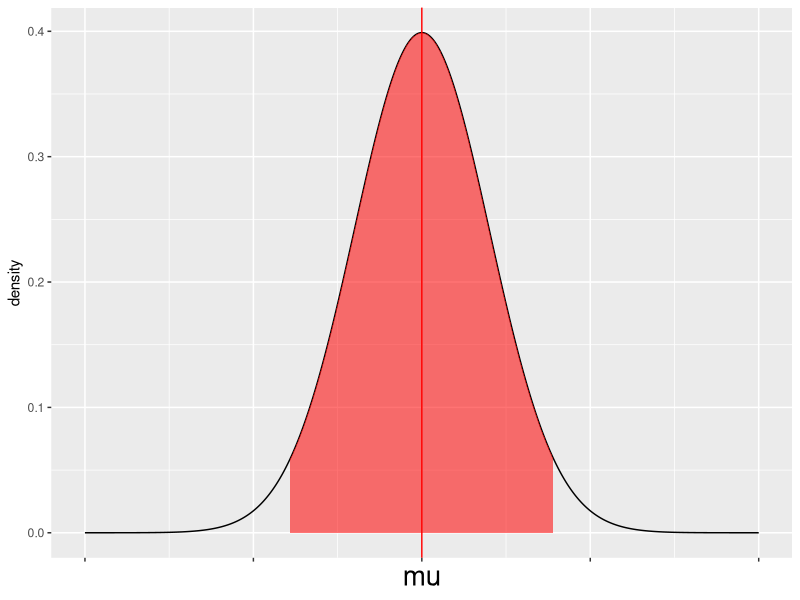
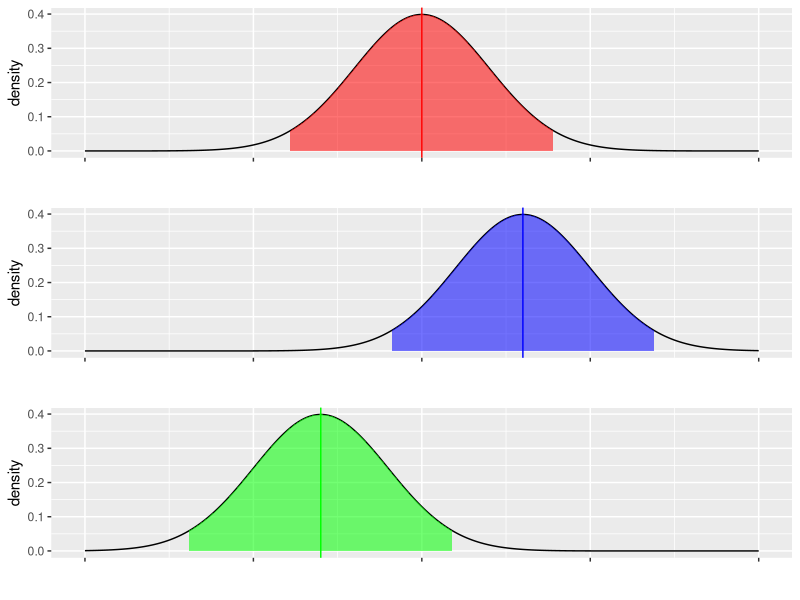

The R source for these figures, in order:
## ---- chunk 1
require(ggplot2)
x <- seq(-5, 5, by  = 0.01)
data <- data.frame(x = x, density = dnorm(x))
r <- ggplot(data, aes(x, y=density)) + geom_line()
section <- subset(data, x < 1.96 & x > -1.96)
r2 <- r + geom_ribbon(data=section, fill="red", aes(ymin=0, ymax=density, alpha=.4))+theme(legend.position = "none", axis.text.x=element_blank(), axis.title.x=element_text(size=20))+geom_vline(xintercept=0, color="red")+xlab("")
r2+xlab("mu")
## ---- chunk 2
data <- data.frame(x = x, density = dnorm(x, 1.5, 1))
b <- ggplot(data, aes(x, y=density)) + geom_line()
section <- subset(data, x < 1.96+1.5 & x > -1.96+1.5)
b2 <- b + geom_ribbon(data=section, fill="blue", aes(ymin=0, ymax=density, alpha=.4))+theme(legend.position = "none", axis.text.x=element_blank(), axis.title.x=element_text(size=20))+geom_vline(xintercept=1.5, color="blue")+xlab("")#+geom_vline(xintercept=0, color="red")

data <- data.frame(x = x, density = dnorm(x, -1.5, 1))
g <- ggplot(data, aes(x, y=density)) + geom_line()
section <- subset(data, x < 1.96-1.5 & x > -1.96-1.5)
g2 <- g + geom_ribbon(data=section, fill="green", aes(ymin=0, ymax=density, alpha=.4))+theme(legend.position = "none", axis.text.x=element_blank(), axis.title.x=element_text(size=20))+geom_vline(xintercept=-1.5, color="green")+xlab("")#+geom_vline(xintercept=0, color="red")
require(gridExtra)
grid.arrange(r2, b2, g2)
